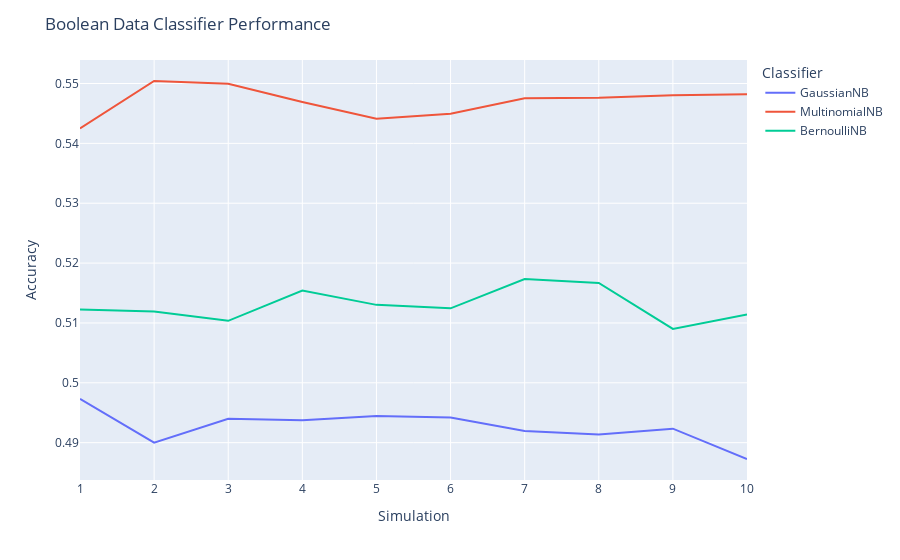
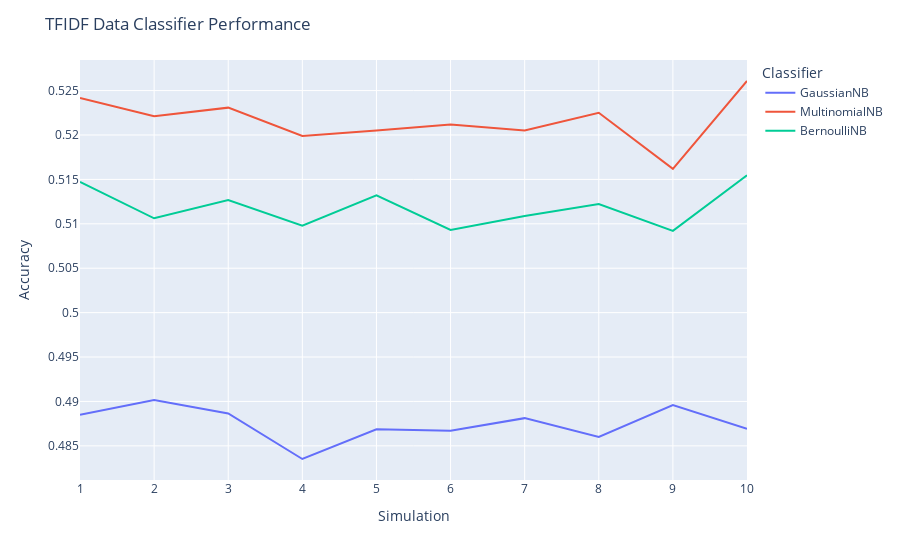
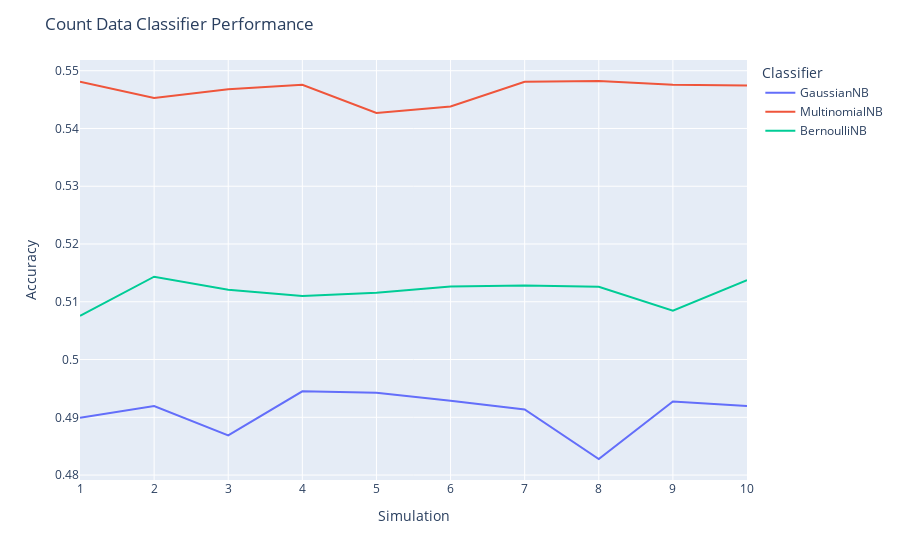

The notebook cell these images were saved under, in order:
### Code cell
# Store all results in one list
results = [boolean_results, tfidf_results, freq_results]   

# Plot the average across the folds for each dataset
for i in range(len(results)):
    plot_results(results[i], names[i], 'Average')

### Figure 1 — Plotly figure (JSON) as saved in the notebook; plotly's stock layout.template omitted (floating-point values rounded to 4 significant figures)
{"data": [{"hovertemplate": "Classifier=GaussianNB<br>Simulation=%{x}<br>Average=%{y}<extra></extra>", "legendgroup": "GaussianNB", "line": {"color": "#636efa", "dash": "solid"}, "mode": "lines", "name": "GaussianNB", "orientation": "v", "showlegend": true, "type": "scatter", "x": [1, 2, 3, 4, 5, 6, 7, 8, 9, 10], "xaxis": "x", "y": [0.4973, 0.49, 0.494, 0.4938, 0.4945, 0.4942, 0.492, 0.4914, 0.4923, 0.4873], "yaxis": "y"}, {"hovertemplate": "Classifier=MultinomialNB<br>Simulation=%{x}<br>Average=%{y}<extra></extra>", "legendgroup": "MultinomialNB", "line": {"color": "#EF553B", "dash": "solid"}, "mode": "lines", "name": "MultinomialNB", "orientation": "v", "showlegend": true, "type": "scatter", "x": [1, 2, 3, 4, 5, 6, 7, 8, 9, 10], "xaxis": "x", "y": [0.5425, 0.5504, 0.55, 0.5469, 0.5441, 0.5449, 0.5475, 0.5476, 0.5481, 0.5482], "yaxis": "y"}, {"hovertemplate": "Classifier=BernoulliNB<br>Simulation=%{x}<br>Average=%{y}<extra></extra>", "legendgroup": "BernoulliNB", "line": {"color": "#00cc96", "dash": "solid"}, "mode": "lines", "name": "BernoulliNB", "orientation": "v", "showlegend": true, "type": "scatter", "x": [1, 2, 3, 4, 5, 6, 7, 8, 9, 10], "xaxis": "x", "y": [0.5122, 0.5119, 0.5103, 0.5154, 0.513, 0.5124, 0.5173, 0.5167, 0.509, 0.5114], "yaxis": "y"}], "layout": {"legend": {"title": {"text": "Classifier"}, "tracegroupgap": 0}, "margin": {"t": 60}, "title": {"text": "Boolean Data Classifier Performance"}, "xaxis": {"anchor": "y", "domain": [0, 1], "title": {"text": "Simulation"}}, "yaxis": {"anchor": "x", "domain": [0, 1], "title": {"text": "Accuracy"}}}}

### Figure 2 — Plotly figure (JSON) as saved in the notebook; plotly's stock layout.template omitted (floating-point values rounded to 4 significant figures)
{"data": [{"hovertemplate": "Classifier=GaussianNB<br>Simulation=%{x}<br>Average=%{y}<extra></extra>", "legendgroup": "GaussianNB", "line": {"color": "#636efa", "dash": "solid"}, "mode": "lines", "name": "GaussianNB", "orientation": "v", "showlegend": true, "type": "scatter", "x": [1, 2, 3, 4, 5, 6, 7, 8, 9, 10], "xaxis": "x", "y": [0.4885, 0.4902, 0.4886, 0.4835, 0.4869, 0.4867, 0.4881, 0.486, 0.4896, 0.4869], "yaxis": "y"}, {"hovertemplate": "Classifier=MultinomialNB<br>Simulation=%{x}<br>Average=%{y}<extra></extra>", "legendgroup": "MultinomialNB", "line": {"color": "#EF553B", "dash": "solid"}, "mode": "lines", "name": "MultinomialNB", "orientation": "v", "showlegend": true, "type": "scatter", "x": [1, 2, 3, 4, 5, 6, 7, 8, 9, 10], "xaxis": "x", "y": [0.5242, 0.5221, 0.5231, 0.5199, 0.5205, 0.5212, 0.5205, 0.5225, 0.5162, 0.5261], "yaxis": "y"}, {"hovertemplate": "Classifier=BernoulliNB<br>Simulation=%{x}<br>Average=%{y}<extra></extra>", "legendgroup": "BernoulliNB", "line": {"color": "#00cc96", "dash": "solid"}, "mode": "lines", "name": "BernoulliNB", "orientation": "v", "showlegend": true, "type": "scatter", "x": [1, 2, 3, 4, 5, 6, 7, 8, 9, 10], "xaxis": "x", "y": [0.5147, 0.5106, 0.5127, 0.5098, 0.5132, 0.5093, 0.5109, 0.5122, 0.5092, 0.5155], "yaxis": "y"}], "layout": {"legend": {"title": {"text": "Classifier"}, "tracegroupgap": 0}, "margin": {"t": 60}, "title": {"text": "TFIDF Data Classifier Performance"}, "xaxis": {"anchor": "y", "domain": [0, 1], "title": {"text": "Simulation"}}, "yaxis": {"anchor": "x", "domain": [0, 1], "title": {"text": "Accuracy"}}}}

### Figure 3 — Plotly figure (JSON) as saved in the notebook; plotly's stock layout.template omitted (floating-point values rounded to 4 significant figures)
{"data": [{"hovertemplate": "Classifier=GaussianNB<br>Simulation=%{x}<br>Average=%{y}<extra></extra>", "legendgroup": "GaussianNB", "line": {"color": "#636efa", "dash": "solid"}, "mode": "lines", "name": "GaussianNB", "orientation": "v", "showlegend": true, "type": "scatter", "x": [1, 2, 3, 4, 5, 6, 7, 8, 9, 10], "xaxis": "x", "y": [0.4899, 0.492, 0.4869, 0.4945, 0.4943, 0.4929, 0.4914, 0.4828, 0.4927, 0.492], "yaxis": "y"}, {"hovertemplate": "Classifier=MultinomialNB<br>Simulation=%{x}<br>Average=%{y}<extra></extra>", "legendgroup": "MultinomialNB", "line": {"color": "#EF553B", "dash": "solid"}, "mode": "lines", "name": "MultinomialNB", "orientation": "v", "showlegend": true, "type": "scatter", "x": [1, 2, 3, 4, 5, 6, 7, 8, 9, 10], "xaxis": "x", "y": [0.5481, 0.5453, 0.5468, 0.5475, 0.5427, 0.5438, 0.5481, 0.5482, 0.5475, 0.5475], "yaxis": "y"}, {"hovertemplate": "Classifier=BernoulliNB<br>Simulation=%{x}<br>Average=%{y}<extra></extra>", "legendgroup": "BernoulliNB", "line": {"color": "#00cc96", "dash": "solid"}, "mode": "lines", "name": "BernoulliNB", "orientation": "v", "showlegend": true, "type": "scatter", "x": [1, 2, 3, 4, 5, 6, 7, 8, 9, 10], "xaxis": "x", "y": [0.5076, 0.5143, 0.5121, 0.511, 0.5116, 0.5126, 0.5128, 0.5126, 0.5084, 0.5138], "yaxis": "y"}], "layout": {"legend": {"title": {"text": "Classifier"}, "tracegroupgap": 0}, "margin": {"t": 60}, "title": {"text": "Count Data Classifier Performance"}, "xaxis": {"anchor": "y", "domain": [0, 1], "title": {"text": "Simulation"}}, "yaxis": {"anchor": "x", "domain": [0, 1], "title": {"text": "Accuracy"}}}}
